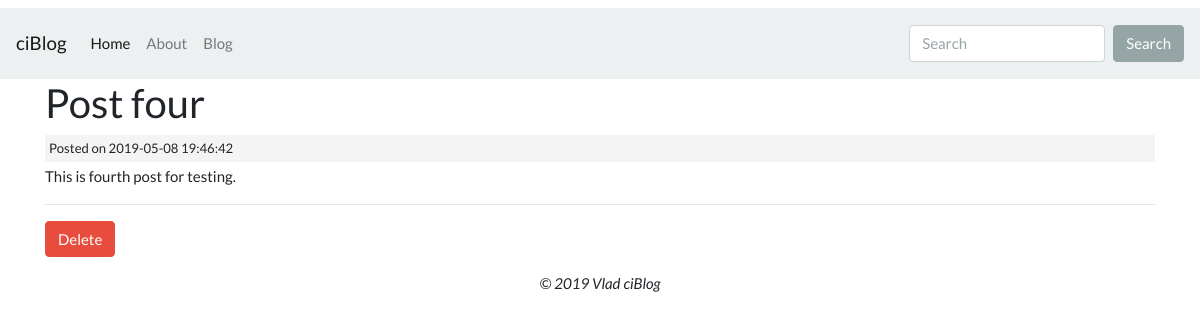
Page /posts/Post-four on the committed database.
### tables this page shows
CREATE TABLE IF NOT EXISTS `posts` (
  `id` int(11) NOT NULL AUTO_INCREMENT,
  `title` varchar(255) NOT NULL,
  `slug` varchar(255) NOT NULL,
  `body` text NOT NULL,
  `created_at` timestamp NOT NULL DEFAULT CURRENT_TIMESTAMP,
  PRIMARY KEY (`id`)
);

### application/controllers/Posts.php (called while the page is built, shortened)
<?php
class Posts extends CI_Controller {
	public function view($slug = NULL)
	{
		$data['post'] = $this->post_model->get_posts($slug);
		$data['title'] = $data['post']['title'];
		$this->load->view('templates/header', $data);
		$this->load->view('posts/view', $data);
		$this->load->view('templates/footer', $data);
	}
}

### index.php (called while the page is built, shortened)
<?php
require_once BASEPATH.'core/CodeIgniter.php';

### application/models/Post_model.php (called while the page is built, shortened)
<?php
class Post_model extends CI_Model{
	public function get_posts($slug = FALSE)
	{
		$query = $this->db->get_where('posts', array('slug' => $slug));
		return $query->row_array();
	}
}

### application/views/posts/view.php (the view)
<h2><?php echo $post['title']; ?></h2>
<small class="post-date">Posted on <?php echo $post['created_at']; ?></small>
<div class="post-body">
	<?php echo $post['body']; ?>
</div>
<hr/>
<?php echo form_open('posts/delete/' . $post['id']); ?>
	<input type="submit" value="Delete" class="btn btn-danger">
</form>

### assets/css/style.css (style rules this page uses)
.post-date { background: #f4f4f4; padding: 4px; margin: 3px 0px; display: block; }

### rows in the picture
posts: title "Post four", created_at "2019-05-08 19:46:42", body "This is fourth post for testing."
